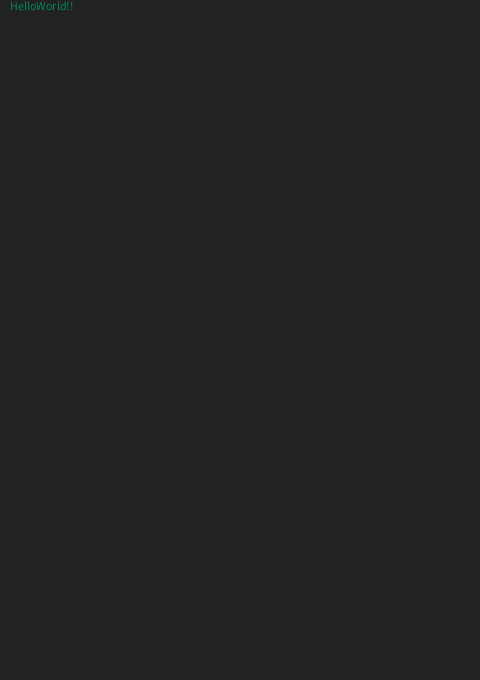
Frame 1 (no input)
Frame 2 (the mouse pressed at the canvas centre, redrawn once): identical to frame 1, image omitted

The Processing sketch that drew this single still picture (run headless with seeded random() and noise(); the mouse was pressed at the canvas centre and the sketch redrawn once):

// Processing sketch: hackers
// ── hackers.pde


void setup() {
  
  size(480, 680);
  noLoop();
}

void draw() {
  background(34, 34, 34);
  
  fill(0, 136, 86);
  text("HelloWorld!!", 10, 10);
}
